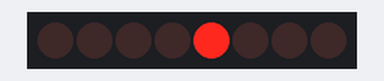
This sketch was run on a simulated Arduino Uno, built with avr-gcc and run on an emulated ATmega328P. On the bench: 8 shift-register outputs drawn as a row of LEDs (first output left, lit = HIGH). Wiring (inferred from the names in the program): shift register (74HC595): data pin 2; shift clock pin 4; latch pin 3. Wiring (inferred from the signals the program sends): row of LEDs: on Q0, Q1, Q2, Q3, Q4, Q5, Q6, Q7.

Above: at 0.12 s.
At 0.87 s:
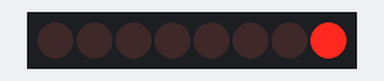
At 1.37 s:
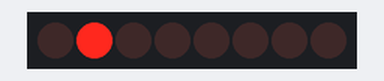
At 1.87 s:
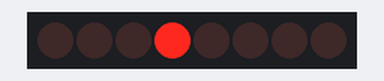
At 3.12 s:
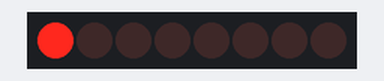
At 4.37 s:
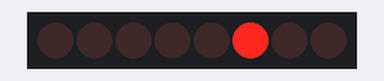
Timing chart, 0 to 4.7 s (numbered marks = the images above):
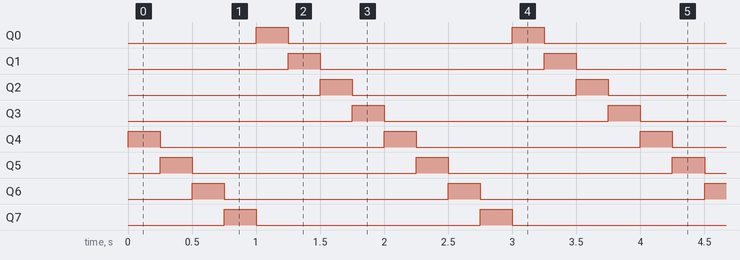

The sketch:

circulo-leds-girando-shiftout.ino
```cpp
#define data 2
#define latch 3
#define clock 4

void setup() {
  configuraleds ();


}

void loop () {
  shiftOut (data, clock, MSBFIRST, 0X10);
  pulso (latch);
  delay (250);

shiftOut (data, clock, MSBFIRST, 0X20);
  pulso (latch);
  delay (250);

shiftOut (data, clock, MSBFIRST, 0X40);
  pulso (latch);
  delay (250);

shiftOut (data, clock, MSBFIRST, 0X80);
  pulso (latch);
  delay (250);

    shiftOut (data, clock, MSBFIRST, 0X01);
  pulso (latch);
  delay (250);

shiftOut (data, clock, MSBFIRST, 0X02);
  pulso (latch);
  delay (250);

shiftOut (data, clock, MSBFIRST, 0X04);
  pulso (latch);
  delay (250);

shiftOut (data, clock, MSBFIRST, 0X08);
  pulso (latch);
  delay (250);

}

void configuraleds (){
  pinMode (data, OUTPUT);
  pinMode (latch, OUTPUT);
  pinMode (clock, OUTPUT);
  digitalWrite (latch, 0);
  digitalWrite (clock, 0);
}

void pulso (int pino){
  digitalWrite (pino, 1);
  digitalWrite (pino, 0);
}
```

Measured:
- by itself, Q0–7: alternates HIGH for 0.25 s and LOW for 1.8 s
- by itself, everything shown: repeats every 2.0 s, in 8 steps
